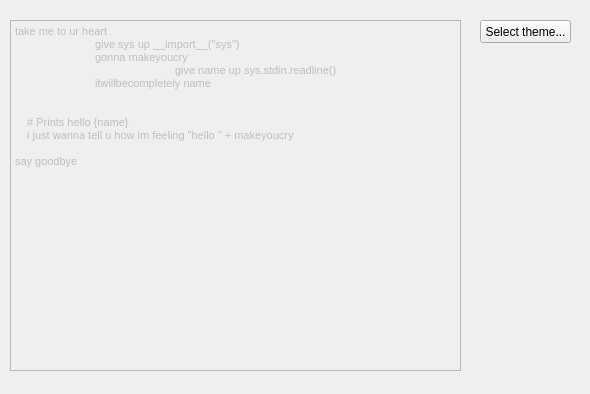
<?xml version="1.0" encoding="UTF-8"?>
<ui version="4.0">
 <class>Form</class>
 <widget class="QWidget" name="Form">
  <property name="geometry">
   <rect>
    <x>0</x>
    <y>0</y>
    <width>590</width>
    <height>394</height>
   </rect>
  </property>
  <property name="minimumSize">
   <size>
    <width>590</width>
    <height>394</height>
   </size>
  </property>
  <property name="maximumSize">
   <size>
    <width>590</width>
    <height>394</height>
   </size>
  </property>
  <property name="windowTitle">
   <string>Themes</string>
  </property>
  <widget class="QTextEdit" name="codeEdit">
   <property name="enabled">
    <bool>false</bool>
   </property>
   <property name="geometry">
    <rect>
     <x>10</x>
     <y>20</y>
     <width>451</width>
     <height>351</height>
    </rect>
   </property>
   <property name="font">
    <font>
     <pointsize>15</pointsize>
    </font>
   </property>
   <property name="html">
    <string>&lt;!DOCTYPE HTML PUBLIC &quot;-//W3C//DTD HTML 4.0//EN&quot; &quot;http://www.w3.org/TR/REC-html40/strict.dtd&quot;&gt;
&lt;html&gt;&lt;head&gt;&lt;meta name=&quot;qrichtext&quot; content=&quot;1&quot; /&gt;&lt;style type=&quot;text/css&quot;&gt;
p, li { white-space: pre-wrap; }
&lt;/style&gt;&lt;/head&gt;&lt;body style=&quot; font-family:'MS Shell Dlg 2'; font-size:15pt; font-weight:400; font-style:normal;&quot;&gt;
&lt;p style=&quot; margin-top:0px; margin-bottom:0px; margin-left:0px; margin-right:0px; -qt-block-indent:0; text-indent:0px;&quot;&gt;&lt;span style=&quot; font-size:8pt;&quot;&gt;take me to ur heart&lt;/span&gt;&lt;/p&gt;
&lt;p style=&quot; margin-top:0px; margin-bottom:0px; margin-left:0px; margin-right:0px; -qt-block-indent:0; text-indent:0px; -qt-user-state:0;&quot;&gt;&lt;span style=&quot; font-size:8pt;&quot;&gt;	give sys up __import__(&amp;quot;sys&amp;quot;)&lt;/span&gt;&lt;/p&gt;
&lt;p style=&quot; margin-top:0px; margin-bottom:0px; margin-left:0px; margin-right:0px; -qt-block-indent:0; text-indent:0px; -qt-user-state:0;&quot;&gt;&lt;span style=&quot; font-size:8pt;&quot;&gt;	gonna makeyoucry&lt;/span&gt;&lt;/p&gt;
&lt;p style=&quot; margin-top:0px; margin-bottom:0px; margin-left:0px; margin-right:0px; -qt-block-indent:0; text-indent:0px; -qt-user-state:0;&quot;&gt;&lt;span style=&quot; font-size:8pt;&quot;&gt;		give name up sys.stdin.readline()&lt;/span&gt;&lt;/p&gt;
&lt;p style=&quot; margin-top:0px; margin-bottom:0px; margin-left:0px; margin-right:0px; -qt-block-indent:0; text-indent:0px; -qt-user-state:0;&quot;&gt;&lt;span style=&quot; font-size:8pt;&quot;&gt;    	itwillbecompletely name&lt;/span&gt;&lt;/p&gt;
&lt;p style=&quot; margin-top:0px; margin-bottom:0px; margin-left:0px; margin-right:0px; -qt-block-indent:0; text-indent:0px; -qt-user-state:0;&quot;&gt;&lt;span style=&quot; font-size:8pt;&quot;&gt;    &lt;/span&gt;&lt;/p&gt;
&lt;p style=&quot;-qt-paragraph-type:empty; margin-top:0px; margin-bottom:0px; margin-left:0px; margin-right:0px; -qt-block-indent:0; text-indent:0px; font-size:8pt;&quot;&gt;&lt;br /&gt;&lt;/p&gt;
&lt;p style=&quot; margin-top:0px; margin-bottom:0px; margin-left:0px; margin-right:0px; -qt-block-indent:0; text-indent:0px; -qt-user-state:0;&quot;&gt;&lt;span style=&quot; font-size:8pt;&quot;&gt;    # Prints hello {name}&lt;/span&gt;&lt;/p&gt;
&lt;p style=&quot; margin-top:0px; margin-bottom:0px; margin-left:0px; margin-right:0px; -qt-block-indent:0; text-indent:0px; -qt-user-state:0;&quot;&gt;&lt;span style=&quot; font-size:8pt;&quot;&gt;    i just wanna tell u how im feeling &amp;quot;hello &amp;quot; + makeyoucry&lt;/span&gt;&lt;/p&gt;
&lt;p style=&quot;-qt-paragraph-type:empty; margin-top:0px; margin-bottom:0px; margin-left:0px; margin-right:0px; -qt-block-indent:0; text-indent:0px; font-size:8pt;&quot;&gt;&lt;br /&gt;&lt;/p&gt;
&lt;p style=&quot; margin-top:0px; margin-bottom:0px; margin-left:0px; margin-right:0px; -qt-block-indent:0; text-indent:0px; -qt-user-state:0;&quot;&gt;&lt;span style=&quot; font-size:8pt;&quot;&gt;say goodbye&lt;/span&gt;&lt;/p&gt;&lt;/body&gt;&lt;/html&gt;</string>
   </property>
  </widget>
  <widget class="QPushButton" name="selectButton">
   <property name="geometry">
    <rect>
     <x>480</x>
     <y>20</y>
     <width>91</width>
     <height>23</height>
    </rect>
   </property>
   <property name="text">
    <string>Select theme...</string>
   </property>
  </widget>
 </widget>
 <resources/>
 <connections/>
</ui>
